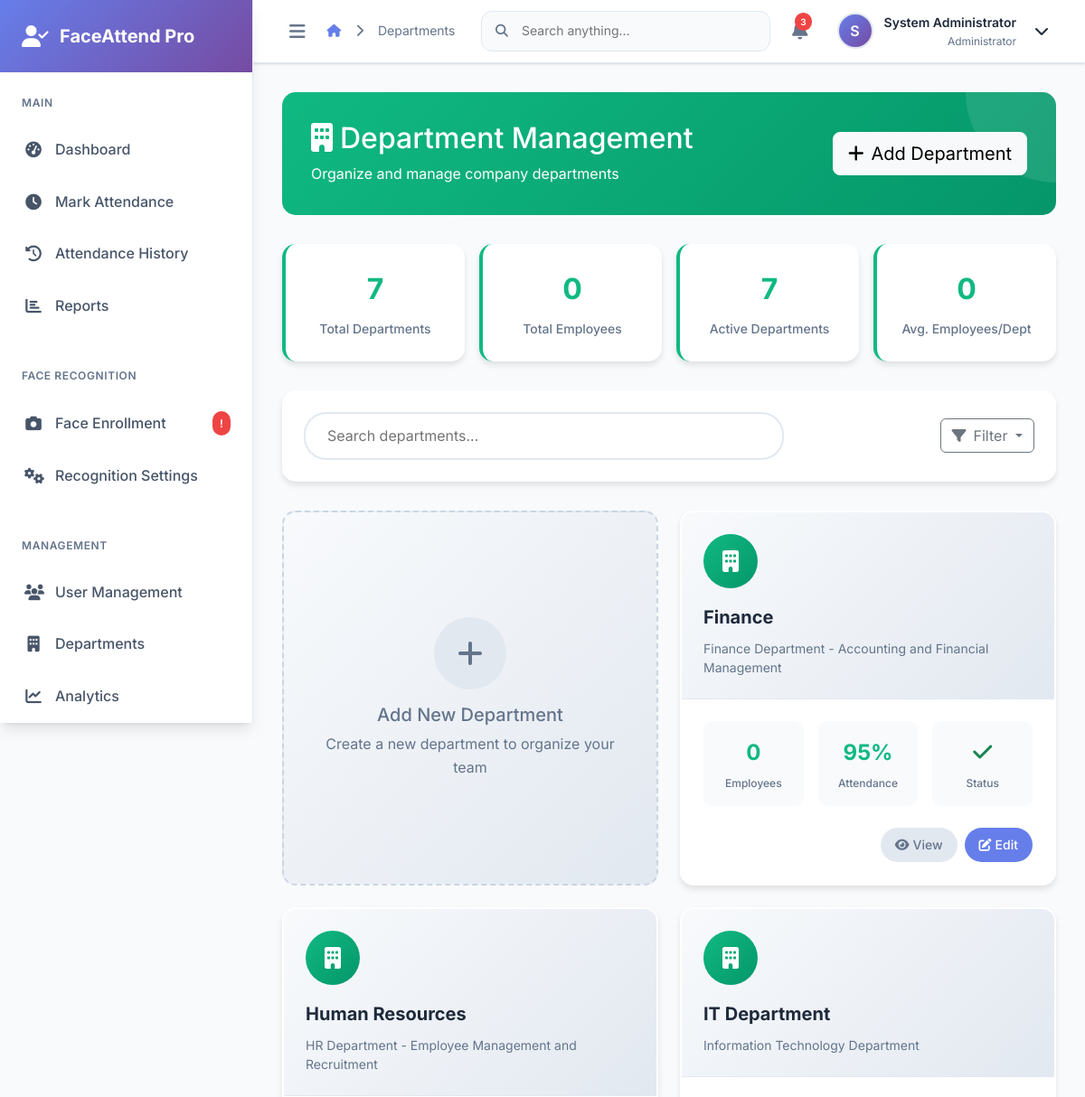
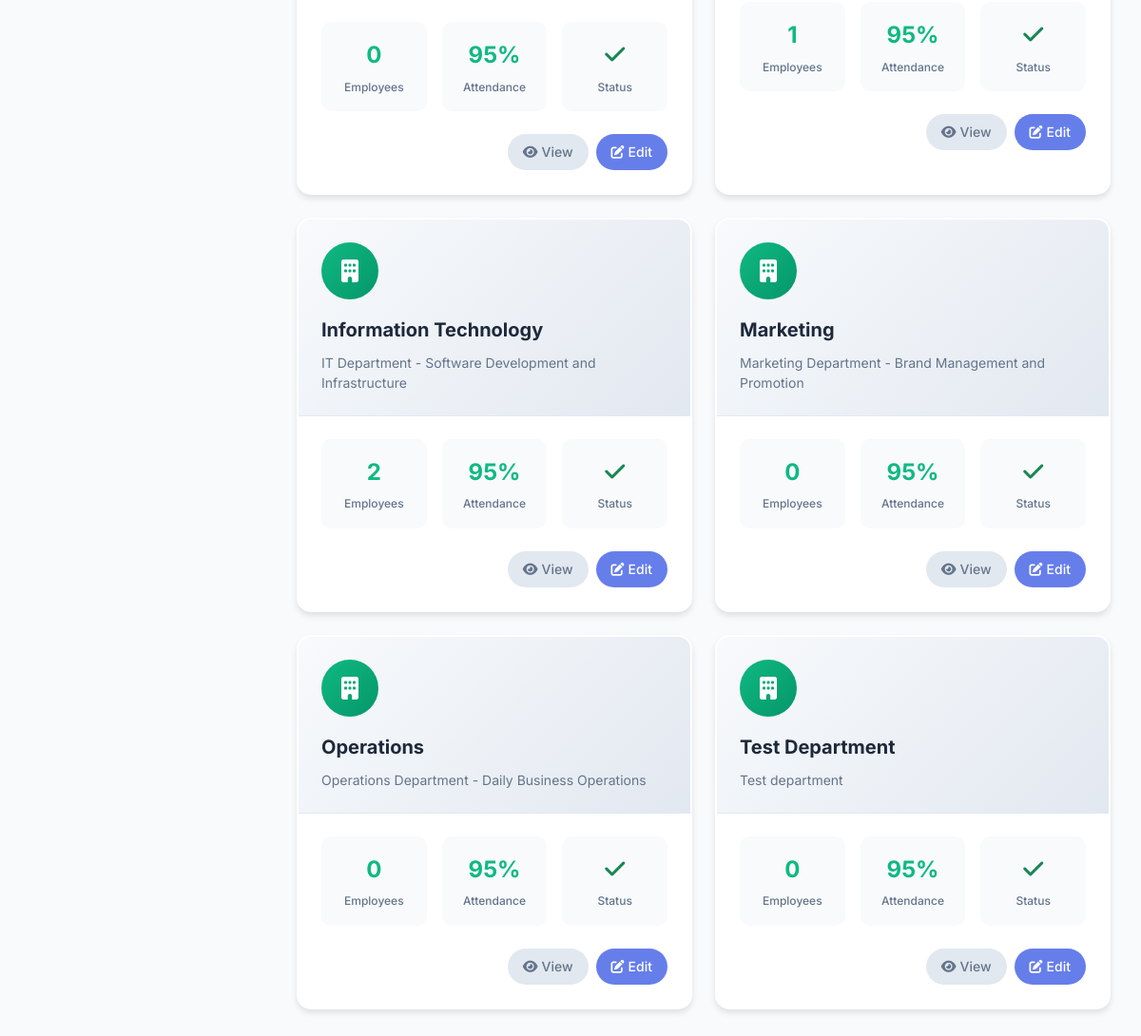
Page /auth/departments/ (signed in) on the committed database (2 pictures, top to bottom).
### authentication/models.py (models this page shows, shortened)
class CustomUser(AbstractUser):
    USER_ROLES = [
        ('admin', 'Administrator'),
        ('manager', 'Manager'),
        ('employee', 'Employee'),
        ('security', 'Security Personnel'),
    ]
    id = models.UUIDField(primary_key=True, default=uuid.uuid4, editable=False)
    employee_id = models.CharField(
        max_length=20,
        unique=True,
        validators=[RegexValidator(r'^[A-Z0-9]+$', 'Employee ID must contain only uppercase letters and numbers')]
    )
    department = models.ForeignKey(Department, on_delete=models.SET_NULL, null=True, blank=True)
    role = models.CharField(max_length=20, choices=USER_ROLES, default='employee')
    phone_number = models.CharField(
        max_length=15,
        blank=True,
        validators=[RegexValidator(r'^\+?1?\d{9,15}$', 'Phone number must be entered in the format: "+999999999". Up to 15 digits allowed.')]
    )
    profile_picture = models.ImageField(upload_to='profile_pictures/', blank=True, null=True)
    date_of_birth = models.DateField(blank=True, null=True)
    address = models.TextField(blank=True)
    emergency_contact_name = models.CharField(max_length=100, blank=True)
    emergency_contact_phone = models.CharField(max_length=15, blank=True)
    is_face_enrolled = models.BooleanField(default=False)
    face_enrollment_date = models.DateTimeField(blank=True, null=True)
    is_active = models.BooleanField(default=True)
    created_at = models.DateTimeField(auto_now_add=True)
    updated_at = models.DateTimeField(auto_now=True)
    last_attendance = models.DateTimeField(blank=True, null=True)
    class Meta:
        ordering = ['employee_id']
        verbose_name = 'User'
        verbose_name_plural = 'Users'
    def get_full_name(self):
        return f"{self.first_name} {self.last_name}".strip() or self.username

class Department(models.Model):
    id = models.UUIDField(primary_key=True, default=uuid.uuid4, editable=False)
    name = models.CharField(max_length=100, unique=True)
    description = models.TextField(blank=True)
    created_at = models.DateTimeField(auto_now_add=True)
    updated_at = models.DateTimeField(auto_now=True)
    is_active = models.BooleanField(default=True)
    class Meta:
        ordering = ['name']
        verbose_name = 'Department'
        verbose_name_plural = 'Departments'

### authentication/views.py (the view)
# urls.py: path('departments/', views.DepartmentListView.as_view(), name='department_list'),
class DepartmentListView(AdminRequiredMixin, ListView):
    model = Department
    template_name = 'authentication/department_list.html'
    context_object_name = 'departments'
    def get_queryset(self):
        return Department.objects.annotate(
            user_count=Count('customuser')
        ).order_by('name')

### templates/authentication/department_list.html (shortened to what this page needs)
{% extends 'base.html' %}
{% block breadcrumb %}
<i class="fas fa-chevron-right mx-2"></i>
<span>Departments</span>
{% endblock %}
{% block content %}
<div class="departments-header">
    <div class="d-flex justify-content-between align-items-center" style="position: relative; z-index: 2;">
        <div>
            <h2><i class="fas fa-building me-2"></i>Department Management</h2>
            <p class="mb-0">Organize and manage company departments</p>
        </div>
        <div>
            <a href="{% url 'authentication:department_create' %}" class="btn btn-light btn-lg">
                <i class="fas fa-plus me-2"></i>Add Department
            </a>
        </div>
    </div>
</div>
<div class="stats-grid">
    <div class="stat-card">
        <div class="stat-value">{{ departments.count }}</div>
        <div class="stat-label">Total Departments</div>
    </div>
    <div class="stat-card">
        <div class="stat-value">{{ total_employees|default:0 }}</div>
        <div class="stat-label">Total Employees</div>
    </div>
    <div class="stat-card">
        <div class="stat-value">{{ active_departments|default:departments.count }}</div>
        <div class="stat-label">Active Departments</div>
    </div>
    <div class="stat-card">
        <div class="stat-value">{{ avg_employees_per_dept|default:0 }}</div>
        <div class="stat-label">Avg. Employees/Dept</div>
    </div>
</div>
<div class="search-filter">
    <div class="row align-items-center">
        <div class="col-md-8">
            <input type="text" class="search-input" placeholder="Search departments..." id="departmentSearch">
        </div>
        <div class="col-md-4 text-end">
            <div class="btn-group">
                <button type="button" class="btn btn-outline-secondary dropdown-toggle" data-bs-toggle="dropdown">
                    <i class="fas fa-filter me-2"></i>Filter
                </button>
            </div>
        </div>
    </div>
</div>
<div class="department-grid" id="departmentGrid">
    <a href="{% url 'authentication:department_create' %}" class="add-department-card">
        <div class="add-icon">
            <i class="fas fa-plus"></i>
        </div>
        <h5>Add New Department</h5>
        <p class="mb-0">Create a new department to organize your team</p>
    </a>
    {% for department in departments %}
    <div class="department-card" data-department-name="{{ department.name|lower }}">
        <div class="department-header">
            <div class="department-icon">
                <i class="fas fa-building"></i>
            </div>
            <div class="department-name">{{ department.name }}</div>
            <div class="department-description">
                {{ department.description|default:"No description available"|truncatechars:100 }}
            </div>
        </div>
        <div class="department-body">
            <div class="department-stats">
                <div class="mini-stat">
                    <div class="mini-stat-value">{{ department.user_count|default:0 }}</div>
                    <div class="mini-stat-label">Employees</div>
                </div>
                <div class="mini-stat">
                    <div class="mini-stat-value">95%</div>
                    <div class="mini-stat-label">Attendance</div>
                </div>
                <div class="mini-stat">
                    <div class="mini-stat-value">
                        {% if department.is_active %}
                            <i class="fas fa-check text-success"></i>
                        {% else %}
                            <i class="fas fa-times text-danger"></i>
                        {% endif %}
                    </div>
                    <div class="mini-stat-label">Status</div>
                </div>
            </div>
            <div class="department-actions">
                <a href="#" class="action-btn btn-view">
                    <i class="fas fa-eye"></i>
                    View
                </a>
                <a href="{% url 'authentication:department_edit' department.pk %}" class="action-btn btn-edit">
                    <i class="fas fa-edit"></i>
                    Edit
                </a>
            </div>
        </div>
    </div>
    {% endfor %}
</div>
{% endblock %}

### templates/base.html (shortened to what this page needs)
<!DOCTYPE html>
<html lang="en" data-theme="light">
<head>
    <link href="https://cdn.jsdelivr.net/npm/bootstrap@5.3.2/dist/css/bootstrap.min.css" rel="stylesheet">
    <link href="https://cdnjs.cloudflare.com/ajax/libs/font-awesome/6.5.0/css/all.min.css" rel="stylesheet">
    <link href="https://cdn.jsdelivr.net/npm/animate.css@4.1.1/animate.min.css" rel="stylesheet">
</head>
<body>
    <div class="app-container">
        {% if user.is_authenticated %}
        <nav class="sidebar" id="sidebar">
            <div class="sidebar-header">
                <a href="{% url 'authentication:dashboard' %}" class="sidebar-brand">
                    <i class="fas fa-user-check"></i>
                    <span>FaceAttend Pro</span>
                </a>
            </div>
            <div class="sidebar-nav">
                <div class="nav-section">
                    <div class="nav-section-title">Main</div>
                    <div class="nav-item">
                        <a href="{% url 'authentication:dashboard' %}" class="nav-link {% if request.resolver_match.url_name == 'dashboard' %}active{% endif %}">
                            <i class="fas fa-tachometer-alt"></i>
                            <span>Dashboard</span>
                        </a>
                    </div>
                    <div class="nav-item">
                        <a href="{% url 'attendance:check' %}" class="nav-link {% if 'attendance' in request.resolver_match.namespace and request.resolver_match.url_name == 'check' %}active{% endif %}">
                            <i class="fas fa-clock"></i>
                            <span>Mark Attendance</span>
                        </a>
                    </div>
                    <div class="nav-item">
                        <a href="{% url 'attendance:history' %}" class="nav-link {% if 'attendance' in request.resolver_match.namespace and request.resolver_match.url_name == 'history' %}active{% endif %}">
                            <i class="fas fa-history"></i>
                            <span>Attendance History</span>
                        </a>
                    </div>
                    <div class="nav-item">
                        <a href="{% url 'attendance:reports' %}" class="nav-link {% if 'attendance' in request.resolver_match.namespace and request.resolver_match.url_name == 'reports' %}active{% endif %}">
                            <i class="fas fa-chart-bar"></i>
                            <span>Reports</span>
                        </a>
                    </div>
                </div>
                <div class="nav-section">
                    <div class="nav-section-title">Face Recognition</div>
                    <div class="nav-item">
                        <a href="{% url 'face_recognition:enrollment' %}" class="nav-link {% if 'face_recognition' in request.resolver_match.namespace %}active{% endif %}">
                            <i class="fas fa-camera"></i>
                            <span>Face Enrollment</span>
                            {% if not user.is_face_enrolled %}
                                <span class="nav-badge">!</span>
                            {% endif %}
                        </a>
                    </div>
                    <div class="nav-item">
                        <a href="#" class="nav-link">
                            <i class="fas fa-cogs"></i>
                            <span>Recognition Settings</span>
                        </a>
                    </div>
                </div>
                {% if user.role == 'admin' or user.role == 'manager' %}
                <div class="nav-section">
                    <div class="nav-section-title">Management</div>
                    <div class="nav-item">
                        <a href="{% url 'authentication:user_list' %}" class="nav-link {% if 'authentication' in request.resolver_match.namespace and request.resolver_match.url_name == 'user_list' %}active{% endif %}">
                            <i class="fas fa-users"></i>
                            <span>User Management</span>
                        </a>
                    </div>
                    <div class="nav-item">
                        <a href="{% url 'authentication:department_list' %}" class="nav-link">
                            <i class="fas fa-building"></i>
                            <span>Departments</span>
                        </a>
                    </div>
                    <div class="nav-item">
                        <a href="{% url 'authentication:analytics' %}" class="nav-link">
                            <i class="fas fa-chart-line"></i>
                            <span>Analytics</span>
                        </a>
                    </div>
                </div>
                {% endif %}
            </div>
        </nav>
        {% endif %}
        <div class="main-content" id="mainContent">
            <header class="top-header">
                <div class="header-left">
                    {% if user.is_authenticated %}
                    <button class="sidebar-toggle" id="sidebarToggle">
                        <i class="fas fa-bars"></i>
                    </button>
                    {% endif %}
                    <div class="breadcrumb-nav">
                        <a href="{% url 'authentication:dashboard' %}">
                            <i class="fas fa-home"></i>
                        </a>
                        {% block breadcrumb %}{% endblock %}
                    </div>
                </div>
                <div class="header-right">
                    {% if user.is_authenticated %}
                    <div class="header-search">
                        <i class="fas fa-search"></i>
                        <input type="text" placeholder="Search anything..." id="globalSearch">
                    </div>
                    <div class="header-notifications">
                        <button class="notification-btn" id="notificationBtn" data-bs-toggle="dropdown">
                            <i class="fas fa-bell"></i>
                            <span class="notification-badge">3</span>
                        </button>
                    </div>
                    <div class="user-dropdown dropdown">
                        <div class="user-info" data-bs-toggle="dropdown">
                            {% if user.profile_picture %}
                                <img src="{{ user.profile_picture.url }}" alt="Profile" class="user-avatar">
                            {% else %}
                                <div class="user-avatar d-flex align-items-center justify-content-center" style="background: linear-gradient(135deg, #667eea, #764ba2); color: white; font-weight: 600;">
                                    {{ user.first_name|first|default:user.username|first|upper }}
                                </div>
                            {% endif %}
                            <div class="user-details">
                                <div class="user-name">{{ user.get_full_name|default:user.username }}</div>
                                <div class="user-role">{{ user.get_role_display }}</div>
                            </div>
                            <i class="fas fa-chevron-down ms-2"></i>
                        </div>
                    </div>
                    {% else %}
                    <a href="{% url 'authentication:login' %}" class="btn btn-primary">
                        <i class="fas fa-sign-in-alt me-1"></i>Login
                    </a>
                    {% endif %}
                </div>
            </header>
            <main class="content-area">
                <div class="fade-in">
                    {% block content %}{% endblock %}
                </div>
            </main>
        </div>
    </div>
</body>
</html>

### rows in the picture
CustomUser: first_name|first "S", get_full_name "System Administrator", role "Administrator"
Department: name "Finance", description "Finance Department - Accounting and Financial Management", user_count "0", is_active True (drawn)
Department: name "Human Resources", description "HR Department - Employee Management and Recruitment", user_count "0", is_active True (drawn)
Department: name "IT Department", description "Information Technology Department", user_count "1", is_active True (drawn)
Department: name "Information Technology", description "IT Department - Software Development and Infrastructure", user_count "2", is_active True (drawn)
Department: name "Marketing", description "Marketing Department - Brand Management and Promotion", user_count "0", is_active True (drawn)
Department: name "Operations", description "Operations Department - Daily Business Operations", user_count "0", is_active True (drawn)
Department: name "Test Department", description "Test department", user_count "0", is_active True (drawn)

### other values in the picture
{{ departments.count }} "7"
{{ total_employees|default:0 }} "0"
{{ active_departments|default:departments.count }} "7"
{{ avg_employees_per_dept|default:0 }} "0"
